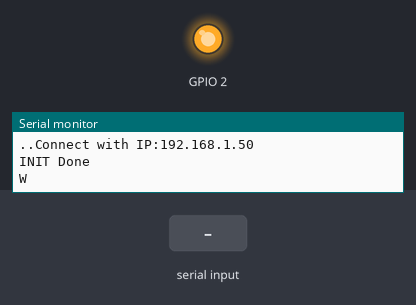
This sketch was run on a simulated ESP8266 (NodeMCU). On the bench: output pins drawn as LEDs (lit = HIGH), the last lines printed to the serial monitor. The inputs (shaded band) are chosen by the test bench. WiFi joins after 1.5 s; servers stay silent unless stated; uploads are accepted with an empty reply.

Above: at 18.8 s.
18.9 s: "1\n" received over Serial
At 25.0 s:
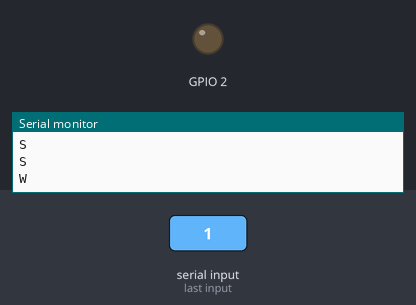
Timing chart, 0 to 26.5 s (numbered marks = the images above; inputs shaded):
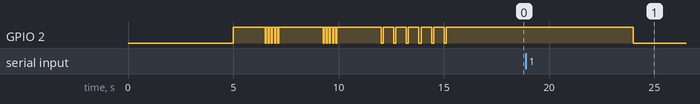

Measured:
- after the input at 18.9 s, GPIO 2: HIGH → LOW after 5.1 s instead of 0.75 s

The sketch:

D0_EMH.ino
```cpp
/*
IR LED:
BPW40 520...950nm
Cathode GND, Anode RX
short-circuit current is 5 mA. Even at 5V it's max 25mW. BPW40 can handle up to 150mW / 100mA
*/
#include <ESP8266WiFi.h>

const char* ssid = "YOUR_SSID";
const char* password = "YOUR_WIFI_PASS";

// emoncoms config
const char* emoncmsKey = "YOUR_EMON_API_KEY";
const char* host = "emoncms.org";
String nodeIdCount = "HomeCount";
String nodeIdEnergy = "HomeEnergy";


// Buffer for serial reading
int  serIn;             // var that will hold the bytes-in read from the serialBuffer
byte datagram[1000];    // array that will hold the different bytes
int  serindex = 0;      // index of serInString[] in which to insert the next incoming byte
int  serialbyte;        // Byte to store serial input data

//  Blink Function for Feedback of Status, takes about 1000ms
void blink(int count, int durationon, int durationoff, int delayafter) {
  for (int i=0; i < count; i++) {
    digitalWrite(LED_BUILTIN, LOW);   // Turn the LED on
    delay(durationon);
    digitalWrite(LED_BUILTIN, HIGH);  // Turn the LED off by making the voltage HIGH
    delay(durationoff);
  }
  delay(delayafter);
}

void printHex(int num, int precision) {
     char tmp[16];
     char format[128];

     sprintf(format, "0x%%.%dX", precision);

     sprintf(tmp, format, num);
     Serial.print(tmp);
}

unsigned int hexToDec(String hexString) {

  unsigned int decValue = 0;
  int nextInt;

  for (int i = 0; i < hexString.length(); i++) {

    nextInt = int(hexString.charAt(i));
    if (nextInt >= 48 && nextInt <= 57) nextInt = map(nextInt, 48, 57, 0, 9);
    if (nextInt >= 65 && nextInt <= 70) nextInt = map(nextInt, 65, 70, 10, 15);
    if (nextInt >= 97 && nextInt <= 102) nextInt = map(nextInt, 97, 102, 10, 15);
    nextInt = constrain(nextInt, 0, 15);
    decValue = (decValue * 16) + nextInt;
  }
  return decValue;
}

void sendToEmonCMS(String nodeId, String data) {
  Serial.println("S");
  WiFiClient client;
  const int httpPort = 80;
  if (!client.connect(host, httpPort)) {
    Serial.println("connection failed");
    return;
  }

  // We now create a URI for the request
  String url = "/input/post.json?node=";
  url += nodeId;
  url += "&apikey=";
  url += emoncmsKey;
  url += "&csv=";
  url += data;

  //Serial.println(url);

  // This will send the request to the server
  client.print(String("GET ") + url + " HTTP/1.1\r\n" +
               "Host: " + host + "\r\n" +
               "Connection: close\r\n\r\n");
  delay(10);

  // Read all the lines of the reply from server
  while (client.available()) {
    String line = client.readStringUntil('\r');
    //Serial.print(line);
  }
}

// Wifi
void wifiSetup() {
  delay(10);
  Serial.print("Start WiFi to SSID: ");
  Serial.println(ssid);
  WiFi.mode(WIFI_STA);
  WiFi.softAPdisconnect(false);
  WiFi.enableAP(false);
  while (WiFi.status() != WL_CONNECTED) {
    blink(5,50,100,2000);
    WiFi.begin(ssid, password);
    Serial.print(".");
  }
  // Report Data to Serial Port.
  Serial.print("Connect with IP:");
  Serial.println(WiFi.localIP());
}

//   SETUP running once at the beginning
void setup() {
  pinMode(LED_BUILTIN, OUTPUT);     // Initialize the LED_BUILTIN pin as an output
    blink(1,5000,500,1000);   // Signal startup
  Serial.begin(9600);   // Open serial communications and wait for port to open:
  while (!Serial) {
    ; // wait for serial port to connect.
  }
  Serial.println("");
  Serial.println("ESP8266-DO-Logger init");

  wifiSetup();

  blink(6,100,500,2000);
  Serial.println("INIT Done");
}


void loop() {
  //Serial.print("LOOP: ");          // Send some startup data to the console
  //Serial.print("SSID: ");               // SSID of Network
  //Serial.print(WiFi.SSID());            // SSID ausgeben
  //Serial.print("     IP Address: ");    // assigned IP-Address
  //IPAddress ip = WiFi.localIP();        // IP Adresse auslesen
  //Serial.println(ip);                   // IP Adresse ausgeben
  //
  // Clear Serial Data
  //
  //Serial.println("C");
  while (Serial.available()) {
    while (Serial.available()) {
      serialbyte = Serial.read(); //Read Buffer to clear
    }
    delay(10);  // wait approx 10 bytes at 9600 Baud to clear bytes in transmission
  }

  Serial.println("W");
  int flashcount = 0;
  while (!Serial.available()){
    flashcount++;
    if (flashcount == 400) {
      digitalWrite(LED_BUILTIN, LOW);
    }
    else if (flashcount > 500) {
      flashcount=0;
    }
    else {
      delay(5);  // wait 5 ms for new packets
    }
  }

  Serial.setTimeout(500);   // Set Timeout to 500ms.
  serindex = Serial.readBytes(datagram,1000);

  if (serindex < 1000) {
    Serial.println("R");

    //Serial.println("DEBUG");
    char fullHex[50] = {0};
    sprintf(fullHex,"%02X%02X%02X%02X",datagram[177],datagram[178],datagram[179],datagram[180]);
    //Serial.println(fullHex);
    //Serial.println(hexToDec(fullHex));
    int decPower = hexToDec(fullHex);
    float Stand = decPower/10000.0;
    Serial.print(Stand, 6); Serial.println(" kWh");
    char charPower[10];
    dtostrf(Stand,7, 4, charPower);


    char fullWirk[50] = {0};
    sprintf(fullWirk,"%02X%02X%02X%02X",datagram[218],datagram[219],datagram[220],datagram[221]);
    //Serial.println(fullWirk);
    //Serial.println(hexToDec(fullWirk));
    int decWirk = hexToDec(fullWirk);
    float StandWirk = decWirk/10.0;
    char charWirk[10];
    dtostrf(StandWirk,7, 4, charWirk);
    Serial.print(StandWirk, 2); Serial.println(" W");
    //Serial.println("DATA END");

    sendToEmonCMS(nodeIdCount, charPower);
    sendToEmonCMS(nodeIdEnergy, charWirk);
  }
  else {
  }

}
```
